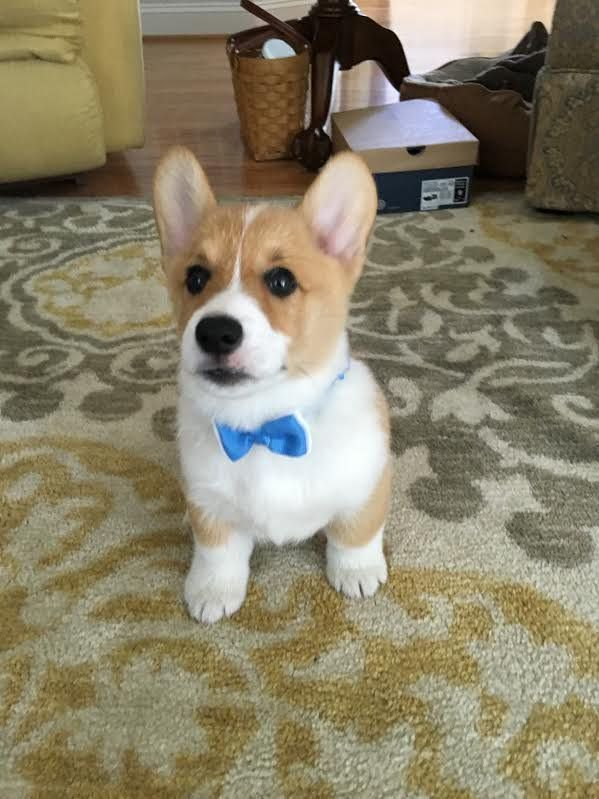
#> input picture demo_files/corgi-599x799.jpg, 599 x 799 px; the run also reads 1 picture not shown here
$ python regression_testing_and_benchmark.py
#> lines starting #> are read from the running program, lines starting #| are printed output that depends on the picture
### StegoPack.py
from os.path import getsize
import multiprocessing
import numpy as np
import imageio
import hashlib
import os

def loadBinaryFile(filename):
    with open(filename, "rb") as f:
        return f.read()

def saveBinaryFile(data, filename):
    with open(filename, "wb+") as f:
        f.write(data)

# [8 lines left out: function formatBytes, not called in this run]

class Image:
    def __init__(self, filename):
        self.filename = filename

        self.data = imageio.imread(filename).astype(np.uint8)
        self.dataSize = getsize(filename)

        self.width, self.height, self.channels = self.data.shape[:3]
        assert self.channels >= 3, "Only RGB images are supported. Alpha channels can exist, but will be ignored."

        self.pixels = self.width * self.height

        self.storageL0 = (self.pixels * 3) // 8
        self.storageL1 = (self.pixels * 3) * 2 // 8
        self.storageL2 = (self.pixels * 3) * 4 // 8

        self._cur = 0

    def saveFile(self, filename):
        # Replace output file extension to '.png' if it isn't already
        if not filename.lower().endswith(".png"):
            if "." in filename:
                filename = ".".join(filename.split(".")[:-1])
            filename += ".png"

        imageio.imwrite(filename, self.data)
        return filename

    # [8 lines left out: function printInfo, not called in this run]

    def hasPayload(self):
        for testLevel in [0, 1, 2]:
            self._cur = 0

            encoding, level, filenameSize = self.__readNextNBytes(3, testLevel)
            if not all([encoding == 0, level == testLevel, 0 < filenameSize <= 255]): continue

            try:
                filename = self.__readNextNBytes(filenameSize, testLevel)
                filename = filename.decode("UTF-8")

                assert len(filename) == filenameSize

                return filename, testLevel
            except:
                continue

        return None, None

    def _readNBytes(self, s, n, level):
        # lvl stp mask
        #  0   1    1
        #  1   2    3
        #  2   4   15
        step = 2**level
        mask = (2**(2**level)) - 1

        decoded = [0] * n
        for byte in range(n):
            for bit in range(8//step):
                cur = ((s + byte) * (8//step)) + bit

                i = cur // (self.height * 3)
                j = (cur % (self.height * 3)) // 3
                k = cur % 3

                decoded[byte] <<= step
                decoded[byte] |= self.data[i,j,k] & mask

        return bytearray(decoded)

    def __readNextNBytes(self, n, level):
        if n < 1000: # Read single-threaded to avoid overhead
            decoded = self._readNBytes(self._cur, n, level)
        else:
            threads = multiprocessing.cpu_count()

            # Split workload - each thread will read bytes indexed in range(s, e)
            args = []
            for t in range(threads):
                s = t * (n//threads) + min(n%threads, t)
                e = (t+1) * (n//threads) + min(n%threads, (t+1))

                args.append((self._cur + s, e-s, level))

            # Spawn parallel processes
            pool = multiprocessing.Pool()
            partsDecoded = pool.starmap(self._readNBytes, args)
            pool.close()
            pool.join()

            # Join partial results in a big array
            decoded = [i for t in partsDecoded for i in t]

        self._cur += n
        return bytearray(decoded)

    def decodePayload(self, verbose=True):
        payloadFilename, payloadLevel = self.hasPayload()

        if not payloadFilename:
            raise ValueError("No payload found in '{}'.".format(self.filename))

        if verbose: print("File '{}' found encoded as L{}!\nDecoding...".format(payloadFilename, payloadLevel))

        self._cur = 0

        # Read payload header
        payload = Payload()
        payload.encoding, payload.level, payload.filenameSize = self.__readNextNBytes(3, payloadLevel)
        payload.filename = self.__readNextNBytes(payload.filenameSize, payloadLevel).decode("UTF-8")
        hashRead = self.__readNextNBytes(hashlib.sha256().digest_size, payloadLevel)
        payload.dataSize = int.from_bytes(self.__readNextNBytes(4, payloadLevel), byteorder="big", signed=False)

        # Read data
        payload.data = self.__readNextNBytes(payload.dataSize, payloadLevel)
        assert hashRead == hashlib.sha256(payload.data).digest(), "Payload integrity check failed. File might be corrupted."

        return payload

    def encodePayload(self, payload, fillRandom=False, verbose=True):
        packedSize = payload.getPackedSize()

        if packedSize > self.storageL2:
            raise ValueError("Payload '{}' too big to encode into '{}'.".format(payload.filename, self.filename))

        if packedSize <= self.storageL0:
            payloadLevel = 0
        elif packedSize <= self.storageL1:
            payloadLevel = 1
        else:
            payloadLevel = 2

        packedPayload = payload.getBytes(payloadLevel)

        if verbose: print("Encoding '{}' into '{}' using L{}...".format(payload.filename, self.filename, payloadLevel))

        # lvl stp mask
        #  0   1    1
        #  1   2    3
        #  2   4   15
        step = 2**payloadLevel
        mask = (2**(2**payloadLevel)) - 1

        # Convert payload to a matrix format to allow for NumPy's vectorization
        if fillRandom: # Fill remaining pixels with random noise
            payloadMatrix = np.random.randint(0, mask+1, (self.width, self.height, 3), dtype=np.uint8)
        else:
            payloadMatrix = self.data.copy()

        for byte in range(len(packedPayload)):
            cur = byte * (8 // step)

            # 0: [7, 6, 5, 4, 3, 2, 1, 0], 1: [6, 4, 2, 0], 2: [4, 0]
            for bit in range(8-step, -1, -step):
                i = cur // (self.height * 3)
                j = (cur % (self.height * 3)) // 3
                k = cur % 3

                payloadMatrix[i,j,k] = (packedPayload[byte] >> bit) & mask

                cur += 1

        # Replace last bits of every subpixel
        self.data &= 0b11111111 - mask
        self.data |= payloadMatrix

        return self.data

class Payload:
    def __init__(self, filename=None):
        if filename:
            self.filename = os.path.split(filename)[-1]

            if len(self.filename) > 255:
                raise ValueError("Payload filename is too long! (Max 255, is {})".format(len(self.filename)))

            self.data = loadBinaryFile(filename)

            self.encoding = 0
            self.filenameSize = len(self.filename)
            self.dataSize = len(self.data)

    def saveFile(self, path=""):
        saveBinaryFile(self.data, os.path.join(path, self.filename))

    def getPackedSize(self):
        return 3 + self.filenameSize + hashlib.sha256().digest_size + 4 + self.dataSize

    def printInfo(self):
        print("'{}' needs {} of payload storage.".format(self.filename, formatBytes(self.getPackedSize())))

    def getBytes(self, payloadLevel):
        # Encoding payload header (at least 40 bytes)

        # encoding + level + filename-size + FILENAME + data-hash + data-size
        #    1B    +   1B  +       1B      + [1-255]B +    32B    +     4B

        header = bytearray([self.encoding, payloadLevel, self.filenameSize])
        header += bytearray(self.filename, "UTF-8")
        header += hashlib.sha256(self.data).digest()
        header += self.dataSize.to_bytes(4, byteorder="big", signed=False)

        return header + self.data

# Standalone execution
# [51 lines that do not run on import are left out]

### regression_testing_and_benchmark.py
import hashlib
import os
from time import time

from StegoPack import *

def test(cleanImageFilename, payloadFilename, fillRandom=False):
    encodedImageFilename = "out.png"
    extractedPayloadFilename = "out-" + payloadFilename

    image = Image(cleanImageFilename)
    payload = Payload(payloadFilename)

    t0 = time()
    image.encodePayload(payload, fillRandom)
    t1 = time()

    image.saveFile(encodedImageFilename)
    print("Encoding took {:.3f}s.".format(t1-t0))

    image = Image(encodedImageFilename)

    t2 = time()
    payload = image.decodePayload()
    t3 = time()

    payload.saveFile()
    print("Decoding took {:.3f}s.".format(t3-t2))

    # os.remove(encodedImageFilename)
    os.remove(payloadFilename.split("/")[-1])

if __name__ == "__main__":
    test("demo_files/corgi-599x799.jpg", "demo_files/payloads/faustao.png") # L0
#> in __init__, self.data is the input picture: shape (799, 599, 3); mean R, G, B 137.9, 130.2, 106.1
#> after the loop in encodePayload, `for byte in range(len(packedPayload)):`:
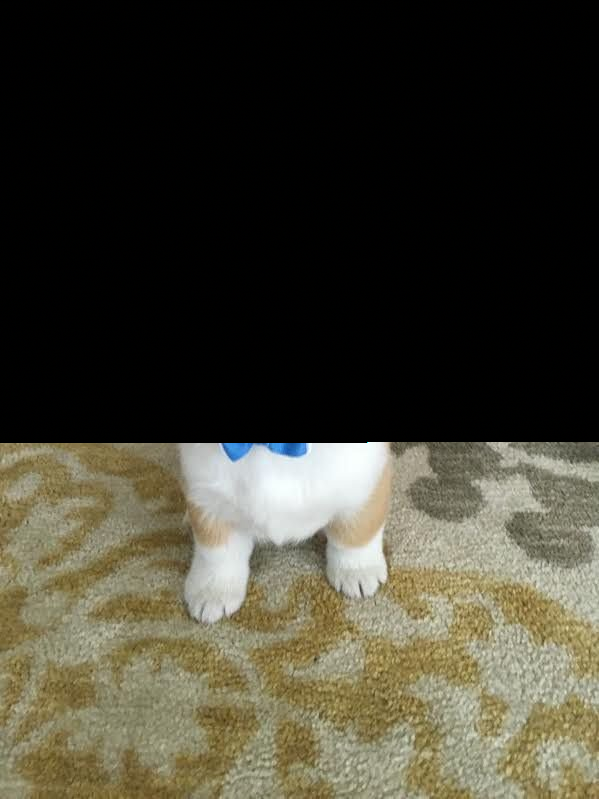
#> payloadMatrix: shape (799, 599, 3); mean of channels 0, 1, 2 67.5, 64.8, 51.5; drawn as R, G, B
#> in decodePayload, `payload.encoding, payload.level, payload.filenameSize = self.__readNex..`: payload.encoding = 0; payload.filenameSize = 11
#> in decodePayload, `payload.filename = self.__readNextNBytes(payload.filenameSize, payload..`: payload.filename = 'faustao.png'
#> in decodePayload, `payload.dataSize = int.from_bytes(self.__readNextNBytes(4, payloadLeve..`: payload.dataSize = 99372
    '''
    Encoding 'faustao.png' into 'demo_files/corgi-599x799.jpg' using L0...
    Encoding took 0.443s.
    File 'faustao.png' found encoded as L0!
    Decoding...
    Decoding took 0.925s.
    '''

    test("demo_files/nightfall-1920x1080.jpg", "demo_files/payloads/hap.mp4") # L1
#> call 3 of __init__, with filename = 'demo_files/nightfall-1920x1080.jpg'
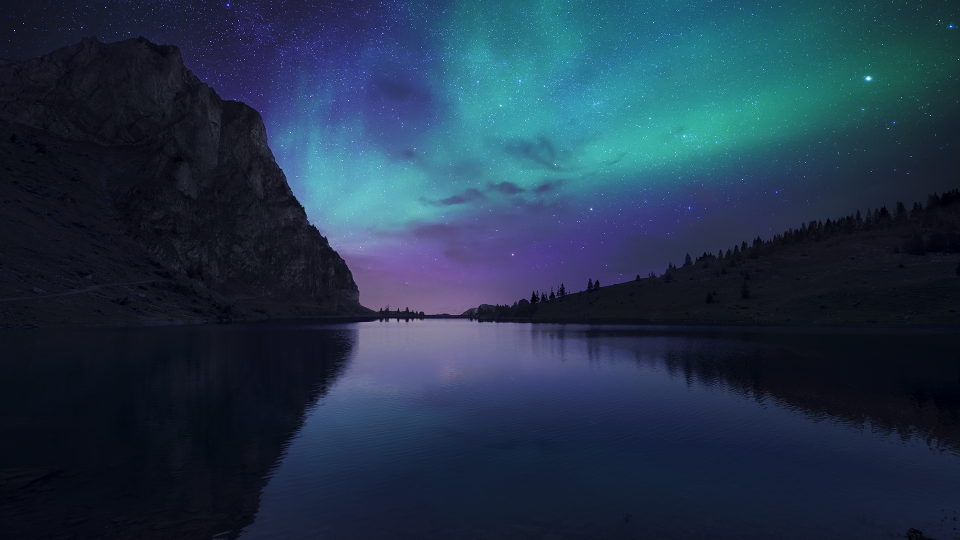
#> input picture demo_files/nightfall-1920x1080.jpg, 1920 x 1080 px (shown at 1/2 size)
#> in __init__, self.data is the input picture: shape (1080, 1920, 3); mean R, G, B 33.4, 52.8, 74.3
#> (the run stopped early here; a loop or call above may not have finished)
